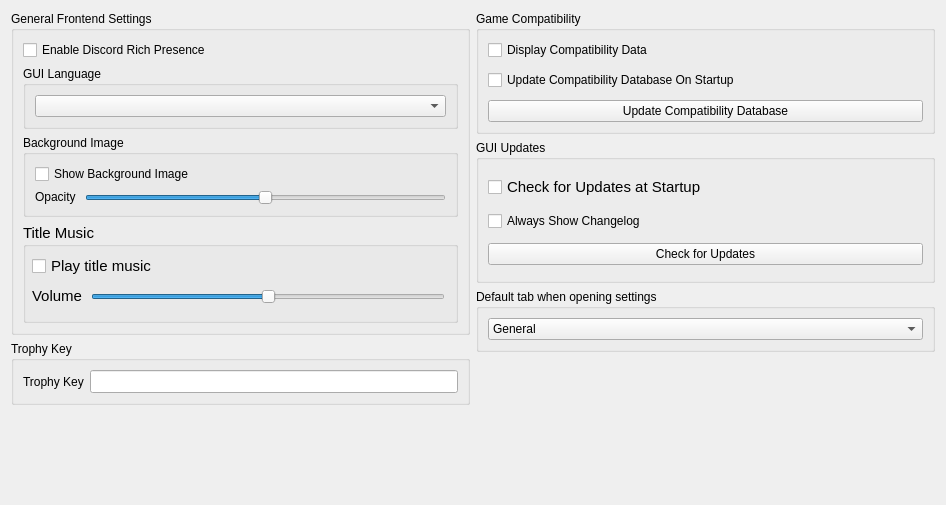
      <widget class="QWidget" name="guiTabContents">
       <property name="geometry">
        <rect>
         <x>0</x>
         <y>0</y>
         <width>946</width>
         <height>505</height>
        </rect>
       </property>
       <property name="sizePolicy">
        <sizepolicy hsizetype="Preferred" vsizetype="Preferred">
         <horstretch>0</horstretch>
         <verstretch>0</verstretch>
        </sizepolicy>
       </property>
       <layout class="QVBoxLayout" name="guiTabVLayout" stretch="0">
        <item>
         <layout class="QHBoxLayout" name="horizontalLayout_1">
          <property name="leftMargin">
           <number>0</number>
          </property>
          <property name="topMargin">
           <number>0</number>
          </property>
          <item>
           <layout class="QVBoxLayout" name="GUITabLayoutMiddle" stretch="0,0,0">
            <property name="bottomMargin">
             <number>0</number>
            </property>
            <item>
             <widget class="QGroupBox" name="GUIgroupBox">
              <property name="sizePolicy">
               <sizepolicy hsizetype="Preferred" vsizetype="Maximum">
                <horstretch>0</horstretch>
                <verstretch>0</verstretch>
               </sizepolicy>
              </property>
              <property name="minimumSize">
               <size>
                <width>0</width>
                <height>0</height>
               </size>
              </property>
              <property name="title">
               <string>General Frontend Settings</string>
              </property>
              <layout class="QVBoxLayout" name="GUILayout">
               <property name="topMargin">
                <number>9</number>
               </property>
               <property name="bottomMargin">
                <number>9</number>
               </property>
               <item>
                <widget class="QCheckBox" name="discordRPCCheckbox">
                 <property name="text">
                  <string>Enable Discord Rich Presence</string>
                 </property>
                </widget>
               </item>
               <item>
                <widget class="QGroupBox" name="emulatorLanguageGroupBox">
                 <property name="title">
                  <string>GUI Language</string>
                 </property>
                 <layout class="QVBoxLayout" name="langSettingsLayout">
                  <item>
                   <widget class="QComboBox" name="emulatorLanguageComboBox"/>
                  </item>
                 </layout>
                </widget>
               </item>
               <item>
                <widget class="QGroupBox" name="GUIBackgroundImageGroupBox">
                 <property name="sizePolicy">
                  <sizepolicy hsizetype="Expanding" vsizetype="Minimum">
                   <horstretch>0</horstretch>
                   <verstretch>0</verstretch>
                  </sizepolicy>
                 </property>
                 <property name="title">
                  <string>Background Image</string>
                 </property>
                 <layout class="QVBoxLayout" name="backgroundImageVLayout">
                  <item>
                   <widget class="QCheckBox" name="showBackgroundImageCheckBox">
                    <property name="sizePolicy">
                     <sizepolicy hsizetype="Minimum" vsizetype="Fixed">
                      <horstretch>0</horstretch>
                      <verstretch>0</verstretch>
                     </sizepolicy>
                    </property>
                    <property name="text">
                     <string>Show Background Image</string>
                    </property>
                   </widget>
                  </item>
                  <item>
                   <layout class="QHBoxLayout" name="opacityLayout">
                    <property name="spacing">
                     <number>9</number>
                    </property>
                    <item>
                     <widget class="QLabel" name="backgroundImageOpacityLabel">
                      <property name="sizePolicy">
                       <sizepolicy hsizetype="Maximum" vsizetype="Fixed">
                        <horstretch>0</horstretch>
                        <verstretch>0</verstretch>
                       </sizepolicy>
                      </property>
                      <property name="text">
                       <string>Opacity</string>
                      </property>
                     </widget>
                    </item>
                    <item>
                     <widget class="QSlider" name="backgroundImageOpacitySlider">
                      <property name="sizePolicy">
                       <sizepolicy hsizetype="Expanding" vsizetype="Fixed">
                        <horstretch>0</horstretch>
                        <verstretch>0</verstretch>
                       </sizepolicy>
                      </property>
                      <property name="minimum">
                       <number>0</number>
                      </property>
                      <property name="maximum">
                       <number>100</number>
                      </property>
                      <property name="value">
                       <number>50</number>
                      </property>
                      <property name="orientation">
                       <enum>Qt::Orientation::Horizontal</enum>
                      </property>
                     </widget>
                    </item>
                   </layout>
                  </item>
                 </layout>
                </widget>
               </item>
               <item>
                <widget class="QGroupBox" name="GUIMusicGroupBox">
                 <property name="sizePolicy">
                  <sizepolicy hsizetype="Expanding" vsizetype="Expanding">
                   <horstretch>0</horstretch>
                   <verstretch>0</verstretch>
                  </sizepolicy>
                 </property>
                 <property name="minimumSize">
                  <size>
                   <width>0</width>
                   <height>100</height>
                  </size>
                 </property>
                 <property name="maximumSize">
                  <size>
                   <width>16777215</width>
                   <height>16777215</height>
                  </size>
                 </property>
                 <property name="font">
                  <font>
                   <pointsize>11</pointsize>
                   <bold>false</bold>
                   <kerning>true</kerning>
                  </font>
                 </property>
                 <property name="autoFillBackground">
                  <bool>false</bool>
                 </property>
                 <property name="title">
                  <string>Title Music</string>
                 </property>
                 <property name="flat">
                  <bool>false</bool>
                 </property>
                 <widget class="QCheckBox" name="playBGMCheckBox">
                  <property name="geometry">
                   <rect>
                    <x>9</x>
                    <y>30</y>
                    <width>416</width>
                    <height>26</height>
                   </rect>
                  </property>
                  <property name="sizePolicy">
                   <sizepolicy hsizetype="Minimum" vsizetype="Fixed">
                    <horstretch>0</horstretch>
                    <verstretch>0</verstretch>
                   </sizepolicy>
                  </property>
                  <property name="text">
                   <string>Play title music</string>
                  </property>
                 </widget>
                 <widget class="QWidget" name="horizontalLayoutWidget">
                  <property name="geometry">
                   <rect>
                    <x>0</x>
                    <y>50</y>
                    <width>431</width>
                    <height>47</height>
                   </rect>
                  </property>
                  <layout class="QHBoxLayout" name="horizontalLayout">
                   <property name="spacing">
                    <number>9</number>
                   </property>
                   <property name="leftMargin">
                    <number>9</number>
                   </property>
                   <property name="topMargin">
                    <number>9</number>
                   </property>
                   <property name="rightMargin">
                    <number>9</number>
                   </property>
                   <property name="bottomMargin">
                    <number>9</number>
                   </property>
                   <item>
                    <widget class="QLabel" name="label_Volume">
                     <property name="sizePolicy">
                      <sizepolicy hsizetype="Minimum" vsizetype="Fixed">
                       <horstretch>0</horstretch>
                       <verstretch>0</verstretch>
                      </sizepolicy>
                     </property>
                     <property name="maximumSize">
                      <size>
                       <width>16777215</width>
                       <height>16777215</height>
                      </size>
                     </property>
                     <property name="text">
                      <string>Volume</string>
                     </property>
                    </widget>
                   </item>
                   <item>
                    <widget class="QSlider" name="BGMVolumeSlider">
                     <property name="sizePolicy">
                      <sizepolicy hsizetype="Expanding" vsizetype="Preferred">
                       <horstretch>0</horstretch>
                       <verstretch>0</verstretch>
                      </sizepolicy>
                     </property>
                     <property name="toolTip">
                      <string>Set the volume of the background music.</string>
                     </property>
                     <property name="maximum">
                      <number>100</number>
                     </property>
                     <property name="singleStep">
                      <number>10</number>
                     </property>
                     <property name="pageStep">
                      <number>20</number>
                     </property>
                     <property name="value">
                      <number>50</number>
                     </property>
                     <property name="orientation">
                      <enum>Qt::Orientation::Horizontal</enum>
                     </property>
                     <property name="invertedAppearance">
                      <bool>false</bool>
                     </property>
                     <property name="invertedControls">
                      <bool>false</bool>
                     </property>
                     <property name="tickPosition">
                      <enum>QSlider::TickPosition::NoTicks</enum>
                     </property>
                     <property name="tickInterval">
                      <number>10</number>
                     </property>
                    </widget>
                   </item>
                  </layout>
                 </widget>
                </widget>
               </item>
              </layout>
             </widget>
            </item>
            <item>
             <widget class="QGroupBox" name="groupBox">
              <property name="title">
               <string>Trophy Key</string>
              </property>
              <layout class="QVBoxLayout" name="verticalLayout_6">
               <item>
                <layout class="QHBoxLayout" name="horizontalLayout_trophyKey">
                 <property name="bottomMargin">
                  <number>0</number>
                 </property>
                 <item>
                  <widget class="QLabel" name="label_Trophy">
                   <property name="text">
                    <string>Trophy Key</string>
                   </property>
                  </widget>
                 </item>
                 <item>
                  <widget class="QLineEdit" name="trophyKeyLineEdit">
                   <property name="minimumSize">
                    <size>
                     <width>0</width>
                     <height>0</height>
                    </size>
                   </property>
                   <property name="font">
                    <font>
                     <pointsize>10</pointsize>
                     <bold>false</bold>
                    </font>
                   </property>
                  </widget>
                 </item>
                </layout>
               </item>
              </layout>
             </widget>
            </item>
            <item>
             <spacer name="verticalSpacer_7">
              <property name="orientation">
               <enum>Qt::Orientation::Vertical</enum>
              </property>
              <property name="sizeHint" stdset="0">
               <size>
                <width>20</width>
                <height>40</height>
               </size>
              </property>
             </spacer>
            </item>
           </layout>
          </item>
          <item>
           <layout class="QVBoxLayout" name="CompatTabLayoutRight" stretch="0,0,0,0">
            <property name="spacing">
             <number>6</number>
            </property>
            <property name="bottomMargin">
             <number>0</number>
            </property>
            <item>
             <widget class="QGroupBox" name="CompatgroupBox">
              <property name="sizePolicy">
               <sizepolicy hsizetype="Preferred" vsizetype="Preferred">
                <horstretch>0</horstretch>
                <verstretch>0</verstretch>
               </sizepolicy>
              </property>
              <property name="minimumSize">
               <size>
                <width>0</width>
                <height>0</height>
               </size>
              </property>
              <property name="baseSize">
               <size>
                <width>0</width>
                <height>0</height>
               </size>
              </property>
              <property name="title">
               <string>Game Compatibility</string>
              </property>
              <layout class="QVBoxLayout" name="CompatLayout">
               <property name="spacing">
                <number>10</number>
               </property>
               <property name="topMargin">
                <number>9</number>
               </property>
               <property name="bottomMargin">
                <number>9</number>
               </property>
               <item>
                <widget class="QCheckBox" name="enableCompatibilityCheckBox">
                 <property name="text">
                  <string>Display Compatibility Data</string>
                 </property>
                </widget>
               </item>
               <item>
                <widget class="QCheckBox" name="checkCompatibilityOnStartupCheckBox">
                 <property name="text">
                  <string>Update Compatibility Database On Startup</string>
                 </property>
                </widget>
               </item>
               <item>
                <widget class="QPushButton" name="updateCompatibilityButton">
                 <property name="sizePolicy">
                  <sizepolicy hsizetype="MinimumExpanding" vsizetype="Fixed">
                   <horstretch>0</horstretch>
                   <verstretch>0</verstretch>
                  </sizepolicy>
                 </property>
                 <property name="minimumSize">
                  <size>
                   <width>0</width>
                   <height>0</height>
                  </size>
                 </property>
                 <property name="maximumSize">
                  <size>
                   <width>16777215</width>
                   <height>16777215</height>
                  </size>
                 </property>
                 <property name="text">
                  <string>Update Compatibility Database</string>
                 </property>
                </widget>
               </item>
              </layout>
             </widget>
            </item>
            <item>
             <widget class="QGroupBox" name="updaterGroupBox">
              <property name="sizePolicy">
               <sizepolicy hsizetype="Preferred" vsizetype="MinimumExpanding">
                <horstretch>0</horstretch>
                <verstretch>0</verstretch>
               </sizepolicy>
              </property>
              <property name="minimumSize">
               <size>
                <width>0</width>
                <height>0</height>
               </size>
              </property>
              <property name="maximumSize">
               <size>
                <width>16777215</width>
                <height>16777215</height>
               </size>
              </property>
              <property name="title">
               <string>GUI Updates</string>
              </property>
              <layout class="QVBoxLayout" name="verticalLayout_13">
               <item>
                <widget class="QCheckBox" name="updateCheckBox">
                 <property name="sizePolicy">
                  <sizepolicy hsizetype="Preferred" vsizetype="Fixed">
                   <horstretch>0</horstretch>
                   <verstretch>0</verstretch>
                  </sizepolicy>
                 </property>
                 <property name="font">
                  <font>
                   <pointsize>11</pointsize>
                   <bold>false</bold>
                  </font>
                 </property>
                 <property name="text">
                  <string>Check for Updates at Startup</string>
                 </property>
                </widget>
               </item>
               <item>
                <widget class="QCheckBox" name="changelogCheckBox">
                 <property name="text">
                  <string>Always Show Changelog</string>
                 </property>
                </widget>
               </item>
               <item>
                <widget class="QPushButton" name="checkUpdateButton">
                 <property name="sizePolicy">
                  <sizepolicy hsizetype="Minimum" vsizetype="Fixed">
                   <horstretch>0</horstretch>
                   <verstretch>0</verstretch>
                  </sizepolicy>
                 </property>
                 <property name="minimumSize">
                  <size>
                   <width>0</width>
                   <height>0</height>
                  </size>
                 </property>
                 <property name="maximumSize">
                  <size>
                   <width>16777215</width>
                   <height>16777215</height>
                  </size>
                 </property>
                 <property name="text">
                  <string>Check for Updates</string>
                 </property>
                </widget>
               </item>
              </layout>
             </widget>
            </item>
            <item>
             <widget class="QGroupBox" name="chooseHomeTabGroupBox">
              <property name="sizePolicy">
               <sizepolicy hsizetype="Expanding" vsizetype="Preferred">
                <horstretch>0</horstretch>
                <verstretch>0</verstretch>
               </sizepolicy>
              </property>
              <property name="title">
               <string>Default tab when opening settings</string>
              </property>
              <layout class="QVBoxLayout" name="tabSettingsLayout">
               <item>
                <widget class="QComboBox" name="chooseHomeTabComboBox">
                 <property name="sizePolicy">
                  <sizepolicy hsizetype="Preferred" vsizetype="Fixed">
                   <horstretch>0</horstretch>
                   <verstretch>0</verstretch>
                  </sizepolicy>
                 </property>
                 <item>
                  <property name="text">
                   <string>General</string>
                  </property>
                 </item>
                 <item>
                  <property name="text">
                   <string>Frontend</string>
                  </property>
                 </item>
                 <item>
                  <property name="text">
                   <string>Graphics</string>
                  </property>
                 </item>
                 <item>
                  <property name="text">
                   <string>User</string>
                  </property>
                 </item>
                 <item>
                  <property name="text">
                   <string>Input</string>
                  </property>
                 </item>
                 <item>
                  <property name="text">
                   <string>Paths</string>
                  </property>
                 </item>
                 <item>
                  <property name="text">
                   <string>Log</string>
                  </property>
                 </item>
                 <item>
                  <property name="text">
                   <string>Debug</string>
                  </property>
                 </item>
                 <item>
                  <property name="text">
                   <string>Experimental</string>
                  </property>
                 </item>
                </widget>
               </item>
              </layout>
             </widget>
            </item>
            <item>
             <spacer name="verticalSpacer_5">
              <property name="orientation">
               <enum>Qt::Orientation::Vertical</enum>
              </property>
              <property name="sizeHint" stdset="0">
               <size>
                <width>20</width>
                <height>40</height>
               </size>
              </property>
             </spacer>
            </item>
           </layout>
          </item>
         </layout>
        </item>
       </layout>
      </widget>
